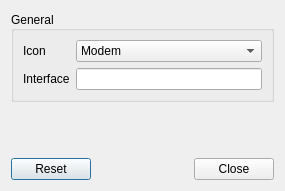
<?xml version="1.0" encoding="UTF-8"?>
<ui version="4.0">
 <class>RazorNetworkMonitorConfiguration</class>
 <widget class="QDialog" name="RazorNetworkMonitorConfiguration">
  <property name="geometry">
   <rect>
    <x>0</x>
    <y>0</y>
    <width>285</width>
    <height>191</height>
   </rect>
  </property>
  <property name="windowTitle">
   <string>Razor Network Monitor settings</string>
  </property>
  <layout class="QVBoxLayout" name="verticalLayout">
   <item>
    <widget class="QGroupBox" name="generalGB">
     <property name="title">
      <string>General</string>
     </property>
     <property name="alignment">
      <set>Qt::AlignLeading|Qt::AlignLeft|Qt::AlignVCenter</set>
     </property>
     <property name="flat">
      <bool>false</bool>
     </property>
     <property name="checkable">
      <bool>false</bool>
     </property>
     <layout class="QGridLayout" name="gridLayout">
      <item row="1" column="0">
       <widget class="QLabel" name="interfaceLabel">
        <property name="text">
         <string>Interface</string>
        </property>
       </widget>
      </item>
      <item row="1" column="1">
       <widget class="QLineEdit" name="interfaceLE"/>
      </item>
      <item row="0" column="1">
       <widget class="QComboBox" name="iconCB">
        <item>
         <property name="text">
          <string>Modem</string>
         </property>
         <property name="icon">
          <iconset resource="resources.qrc">
           <normaloff>:/images/knemo-modem-idle.png</normaloff>:/images/knemo-modem-idle.png</iconset>
         </property>
        </item>
        <item>
         <property name="text">
          <string>Monitor</string>
         </property>
         <property name="icon">
          <iconset resource="resources.qrc">
           <normaloff>:/images/knemo-monitor-idle.png</normaloff>:/images/knemo-monitor-idle.png</iconset>
         </property>
        </item>
        <item>
         <property name="text">
          <string>Network</string>
         </property>
         <property name="icon">
          <iconset resource="resources.qrc">
           <normaloff>:/images/knemo-network-idle.png</normaloff>:/images/knemo-network-idle.png</iconset>
         </property>
        </item>
        <item>
         <property name="text">
          <string>Wireless</string>
         </property>
         <property name="icon">
          <iconset resource="resources.qrc">
           <normaloff>:/images/knemo-wireless-idle.png</normaloff>:/images/knemo-wireless-idle.png</iconset>
         </property>
        </item>
       </widget>
      </item>
      <item row="0" column="0">
       <widget class="QLabel" name="iconLabel">
        <property name="text">
         <string>Icon</string>
        </property>
       </widget>
      </item>
     </layout>
    </widget>
   </item>
   <item>
    <spacer name="verticalSpacer">
     <property name="orientation">
      <enum>Qt::Vertical</enum>
     </property>
     <property name="sizeHint" stdset="0">
      <size>
       <width>20</width>
       <height>41</height>
      </size>
     </property>
    </spacer>
   </item>
   <item>
    <widget class="QDialogButtonBox" name="buttons">
     <property name="orientation">
      <enum>Qt::Horizontal</enum>
     </property>
     <property name="standardButtons">
      <set>QDialogButtonBox::Close|QDialogButtonBox::Reset</set>
     </property>
    </widget>
   </item>
  </layout>
 </widget>
 <resources>
  <include location="resources.qrc"/>
 </resources>
 <connections/>
</ui>
